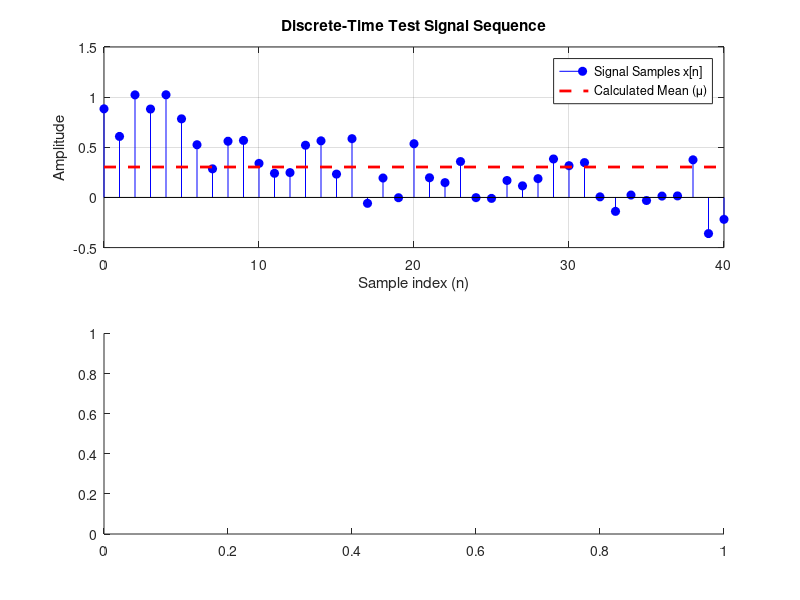

Write the MATLAB code that produced this figure. (Note: this script raises an error after producing the figure.)
clc;
clear;
close all;

% =========================================================
%    EXPERIMENT 13: STATISTICAL MEASURES OF DISCRETE SIGNALS
% =========================================================

% 1. Generate an Asymmetric Test Signal (e.g., Exponential Decay)
% This provides non-zero values for skewness and kurtosis to test formulas effectively.
t = 0:0.05:2;
x = exp(-2*t) + 0.2*randn(size(t)); 
N = length(x);

% 2. Manual Statistical Implementations (Direct Formulas)
mu_manual    = sum(x) / N;                                 % Mean
var_manual   = sum((x - mu_manual).^2) / N;                % Variance (Biased/Population)
std_manual   = sqrt(var_manual);                           % Standard Deviation
skew_manual  = sum(((x - mu_manual) / std_manual).^3) / N; % Skewness
kurt_manual  = sum(((x - mu_manual) / std_manual).^4) / N; % Kurtosis

% 3. Built-in MATLAB Implementations
mu_builtin   = mean(x);
var_builtin  = var(x, 1);       % '1' specifies population normalization (divided by N)
std_builtin  = std(x, 1);       % '1' specifies population normalization (divided by N)
skew_builtin = skewness(x, 1);  % '1' specifies biased flag matching the standard formula
kurt_builtin = kurtosis(x, 1);  % '1' specifies biased flag matching the standard formula

% 4. Display Results and Verification
fprintf('=====================================================\n');
fprintf('%-20s | %-15s | %-15s\n', 'Metric', 'Manual Formula', 'Built-in Function');
fprintf('=====================================================\n');
fprintf('%-20s | %-15.6f | %-15.6f\n', 'Mean (\mu)', mu_manual, mu_builtin);
fprintf('%-20s | %-15.6f | %-15.6f\n', 'Variance (\sigma^2)', var_manual, var_builtin);
fprintf('%-20s | %-15.6f | %-15.6f\n', 'Std Deviation (\sigma)', std_manual, std_builtin);
fprintf('%-20s | %-15.6f | %-15.6f\n', 'Skewness (\gamma_1)', skew_manual, skew_builtin);
fprintf('%-20s | %-15.6f | %-15.6f\n', 'Kurtosis (\gamma_2)', kurt_manual, kurt_builtin);
fprintf('=====================================================\n');

% 5. Visualization and Analysis
figure('Name', 'Experiment 13: Statistical Signal Distribution', 'NumberTitle', 'off');

% Plot 1: Time Domain Signal View
subplot(2,1,1);
stem(0:N-1, x, 'b', 'filled');
hold on;
plot([0 N-1], [mu_manual mu_manual], 'r--', 'LineWidth', 2); % Draw Mean line
title('Discrete-Time Test Signal Sequence');
xlabel('Sample index (n)');
ylabel('Amplitude');
legend('Signal Samples x[n]', 'Calculated Mean (\mu)', 'Location', 'best');
grid on;

% Plot 2: Histogram Distribution View
subplot(2,1,2);
histogram(x, 10, 'FaceColor', [0.4 0.6 0.8], 'EdgeColor', 'black');
title('Sample Amplitude Distribution Histogram');
xlabel('Amplitude Range');
ylabel('Frequency Count');
grid on;
